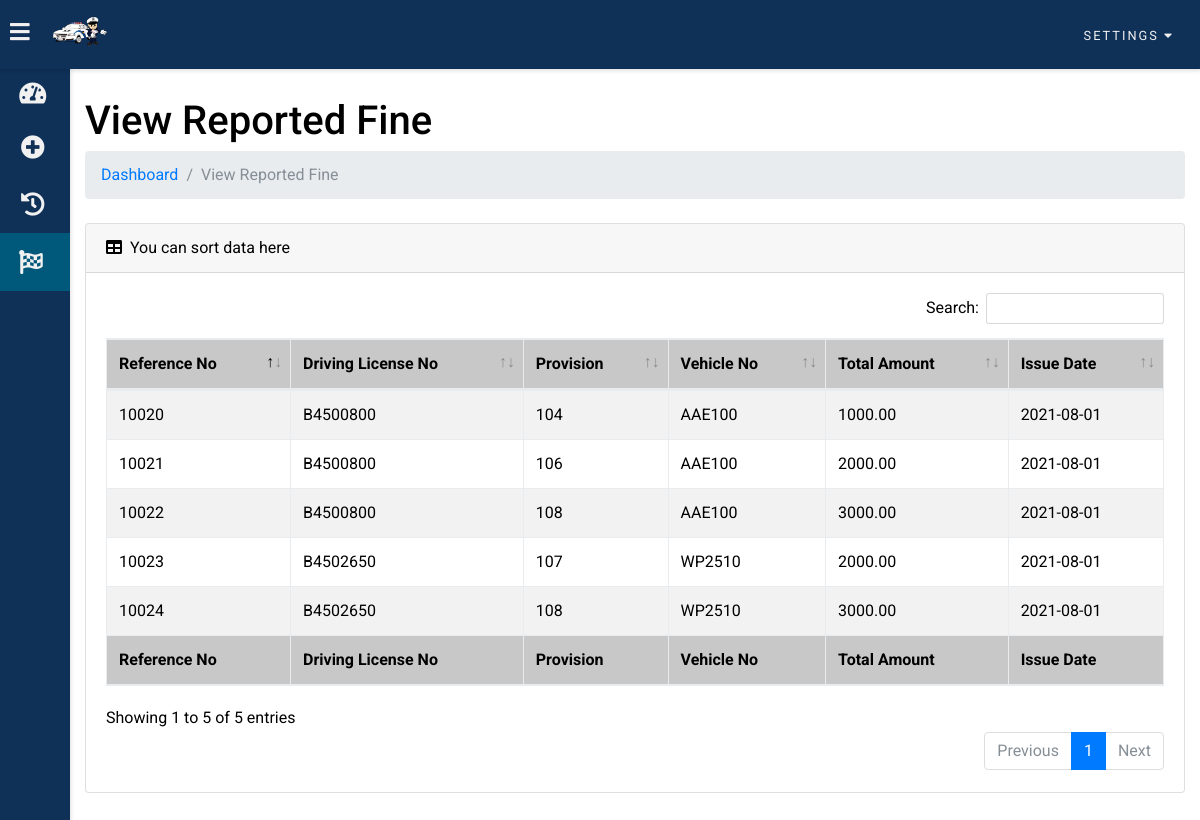
Page /tpo/view_reported_fine.php (signed in) on the committed database.
### tables this page shows
CREATE TABLE `issued_fines` (
  `ref_no` int(255) NOT NULL,
  `police_id` varchar(255) NOT NULL,
  `license_id` varchar(255) NOT NULL,
  `vehicle_no` varchar(255) NOT NULL,
  `class_of_vehicle` varchar(255) NOT NULL,
  `place` varchar(255) NOT NULL,
  `issued_date` date NOT NULL,
  `issued_time` time NOT NULL,
  `expire_date` date NOT NULL,
  `court` varchar(255) NOT NULL,
  `court_date` date NOT NULL,
  `provisions` varchar(255) NOT NULL,
  `total_amount` decimal(10,2) NOT NULL,
  `status` varchar(255) NOT NULL,
  `paid_date` date NOT NULL
);

### tpo/view_reported_fine_table.php (the view)
<?php
if (isset($_SESSION['police_id']) && isset($_SESSION['officer_email']) && isset($_SESSION['officer_name']) && isset($_SESSION['police_station']) && isset($_SESSION['court'])) {
?>
<table class="table table-striped table-bordered" id="dataTable" width="100%" cellspacing="0">
    <thead>
        <tr>
            <th>Reference No</th>
            <th>Driving License No</th>
            <th>Provision</th>
            <th>Vehicle No</th>
            <th>Total Amount</th>
            <th>Issue Date</th>
        </tr>
    </thead>
    <tfoot>
        <tr>
            <th>Reference No</th>
            <th>Driving License No</th>
            <th>Provision</th>
            <th>Vehicle No</th>
            <th>Total Amount</th>
            <th>Issue Date</th>
        </tr>
    </tfoot>
    <tbody>
    <?php
		include "../connection.php";
        $police_id = $_SESSION['police_id'];
		$sql=mysqli_query($conn,"select * from issued_fines where police_id = '$police_id'");
		while($res=mysqli_fetch_assoc($sql))
		{
		?>
        <tr>
            <td><?php echo $res['ref_no']; ?></td>
            <td><?php echo $res['license_id']; ?></td>
            <td><?php echo $res['provisions']; ?></td>
            <td><?php echo $res['vehicle_no']; ?></td>
            <td><?php echo $res['total_amount']; ?></td>
            <td><?php echo $res['issued_date']; ?></td>
        </tr>
	    <?php
		}?>
    </tbody>
</table>
<?php
}else{
	header("Location: index.php");
	exit();
}
?>

### assets/css/main.css (style rules this page uses)
:root { --primary-color: #e84545; --warning-color: #431374; --success-color: #d46d31; --danger-color: #1d9e8b; --main-theam-color: #0f3057; --second-theam-color: #00587a; --light-background-color: #ffffff; --cards-background-color: #f1f1f1; --main-text-color: #333333; }
* { box-sizing: border-box; }
body { font-family: 'Roboto', sans-serif; background: var(--main-bg-color); color: var(--main-color); margin: 0; overflow-x: hidden; }
table { border-collapse: collapse; margin: 0 auto; width: 100% !important; }
table td { border-top: 1px solid var(--second-bg-color); padding: 10px; }
table th { border-top: 1px solid var(--second-bg-color); border-bottom: 1px solid var(--second-bg-color); padding: 15px 12px; background-color: #c8c8c8; }
#dataTable td, #dataTable th { width: auto !important; }

### rows in the picture
issued_fines: ref_no "10020", license "B4500800", provisions "104", vehicle_no "AAE100", total_amount "1000.00", issued_date "2021-08-01"
issued_fines: ref_no "10021", license "B4500800", provisions "106", vehicle_no "AAE100", total_amount "2000.00", issued_date "2021-08-01"
issued_fines: ref_no "10022", license "B4500800", provisions "108", vehicle_no "AAE100", total_amount "3000.00", issued_date "2021-08-01"
issued_fines: ref_no "10023", license "B4502650", provisions "107", vehicle_no "WP2510", total_amount "2000.00", issued_date "2021-08-01"
issued_fines: ref_no "10024", license "B4502650", provisions "108", vehicle_no "WP2510", total_amount "3000.00", issued_date "2021-08-01"
